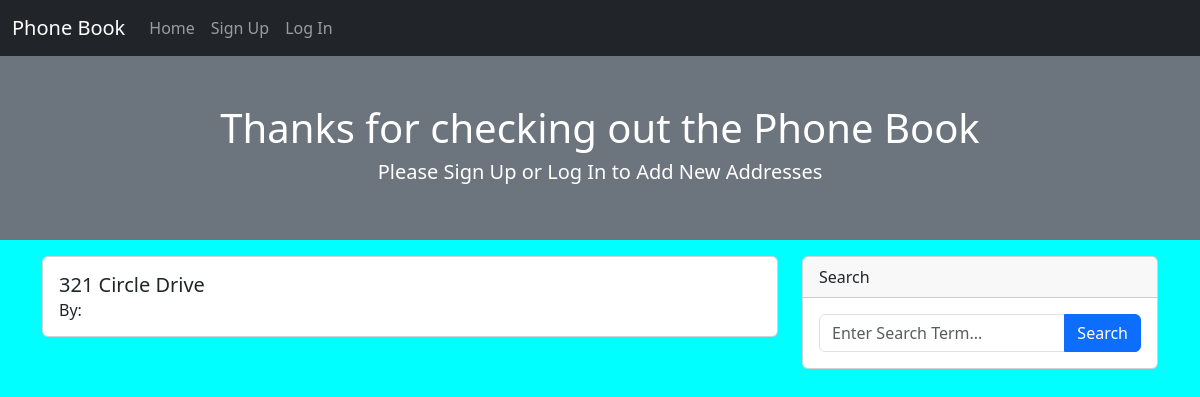
Before: / with the older database file.
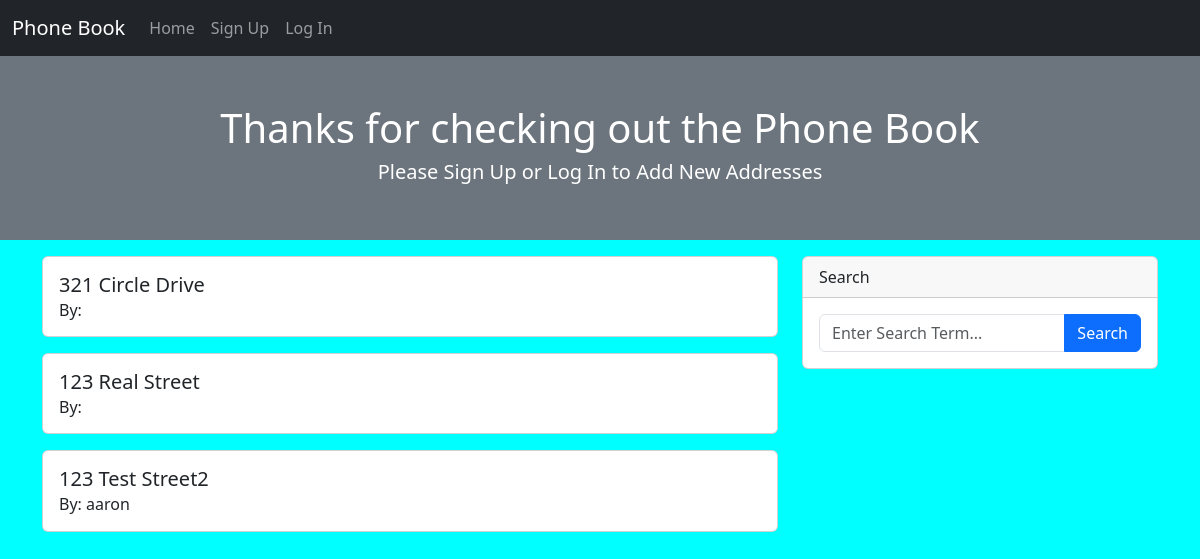
After: the same page with the newer database file.
### app/models.py (models this page shows, shortened)
class Address(db.Model):
    id = db.Column(db.Integer, primary_key=True)
    first_name = db.Column(db.String(50), nullable=False)
    last_name = db.Column(db.String(50), nullable=False)
    phone_number = db.Column(db.String(25), nullable=False)
    address = db.Column(db.String(75), nullable=False)
    user_id = db.Column(db.Integer, db.ForeignKey('user.id')) # SQL - FOREIGN KEY(user_id) REFERENCES user(id)

class User(db.Model, UserMixin):
    id = db.Column(db.Integer, primary_key=True)
    first_name = db.Column(db.String(50), nullable=False)
    last_name = db.Column(db.String(50), nullable=False)
    email = db.Column(db.String(75), nullable=False, unique=True)
    username = db.Column(db.String(75), nullable=False, unique=True)
    password = db.Column(db.String(255), nullable=False)
    date_created = db.Column(db.DateTime, nullable=False, default=datetime.utcnow)
    address = db.relationship('Address', backref='author')

### app/routes.py (the view)
@app.route('/', methods=["GET", "POST"])
def index():
    addresses = Address.query.all()
    form = SearchForm()
    if form.validate_on_submit():
        search_term = form.search_term.data
        addresses = db.session.execute(db.select(Address).where((Address.address.ilike(f"%{search_term}%")) | (Address.phone_number.ilike(f"%{search_term}%")))).scalars().all()
    return render_template('index.html', addresses=addresses, form=form)

### app/forms.py
class SearchForm(FlaskForm):
    search_term = StringField("Search Term")
    submit = SubmitField("Search")

### app/templates/index.html (shortened to what this page needs)
{% extends 'base.html' %}
{% block header %}
    <h1>Thanks for checking out the Phone Book</h1>
    {% if current_user.is_authenticated %}
        <h5>Nice to see you again, {{ current_user.username }}!</h5>
    {% else %}
        <h5>Please Sign Up or Log In to Add New Addresses</h5>
    {% endif %}
{% endblock %}
{% block content %}
    <div class="row">
        <div class="col-12 col-lg-8 order-1 order-lg-0">
            {% for address in addresses %}
                <div class="card mt-3">
                    <div class="row g-0">
                        <div class="col-md-8">
                            <div class="card-body">
                                <h5 class="card-title">{{ address.address }}</h5>
                                <h6 class="card-subtitle">By: {{ address.author.username }}</h6>
                            </div>
                        </div>
                    </div>
                </div>
            {% endfor %}
        </div>
        <div class="col-12 col-lg-4 order-0 order-lg-1">
            <div class="position-sticky top-0">
                <div class="card mt-3">
                    <div class="card-header">Search</div>
                    <div class="card-body">
                        <form action="" method="post">
                            <div class="input-group">
                                {{ form.search_term(class="form-control", placeholder="Enter Search Term...") }}
                                {{ form.submit(class="btn btn-primary") }}
                            </div>
                        </form>
                    </div>
                </div>
            </div>
        </div>
    </div>
{% endblock %}

### app/templates/base.html (shortened to what this page needs)
<!DOCTYPE html>
<html lang="en">
<head>
    <link rel="stylesheet" href="https://cdn.jsdelivr.net/npm/bootstrap@5.3.0-alpha1/dist/css/bootstrap.min.css">
    <link rel="stylesheet" href="{{ url_for('static', filename='css/main.css') }}">
</head>
<body>
    {% include 'nav.html' %}
    <div class="row bg-secondary py-5">
        <div class="col text-center text-white">
            {% block header %}{% endblock %}
        </div>
    </div>
    <div class="container">
        {% block content %}
        {% endblock %}
    </div>
</body>
</html>

### app/templates/nav.html (shortened to what this page needs)
<nav class="navbar navbar-expand-lg bg-dark" data-bs-theme="dark">
    <div class="container-fluid">
        <a class="navbar-brand" href="/">Phone Book</a>
        <div class="collapse navbar-collapse" id="collapseLinks">
        <div class="navbar-nav">
            <a class="nav-link" href="/">Home</a>
            {% if current_user.is_authenticated %}
                <a class="nav-link" href="/address">Add Address</a>
                <a class="nav-link" href="/logout">Log Out</a>
            {% else %}
                <a class="nav-link" href="/signup">Sign Up</a>
                <a class="nav-link" href="/login">Log In</a>
            {% endif %}
        </div>
        </div>
    </div>
</nav>

### app/static/css/main.css (style rules this page uses)
body { background-color: aqua; }

Changed rows visible on the page:
added Address: address "123 Real Street"
added Address: address "123 Test Street2", author.username "aaron"
